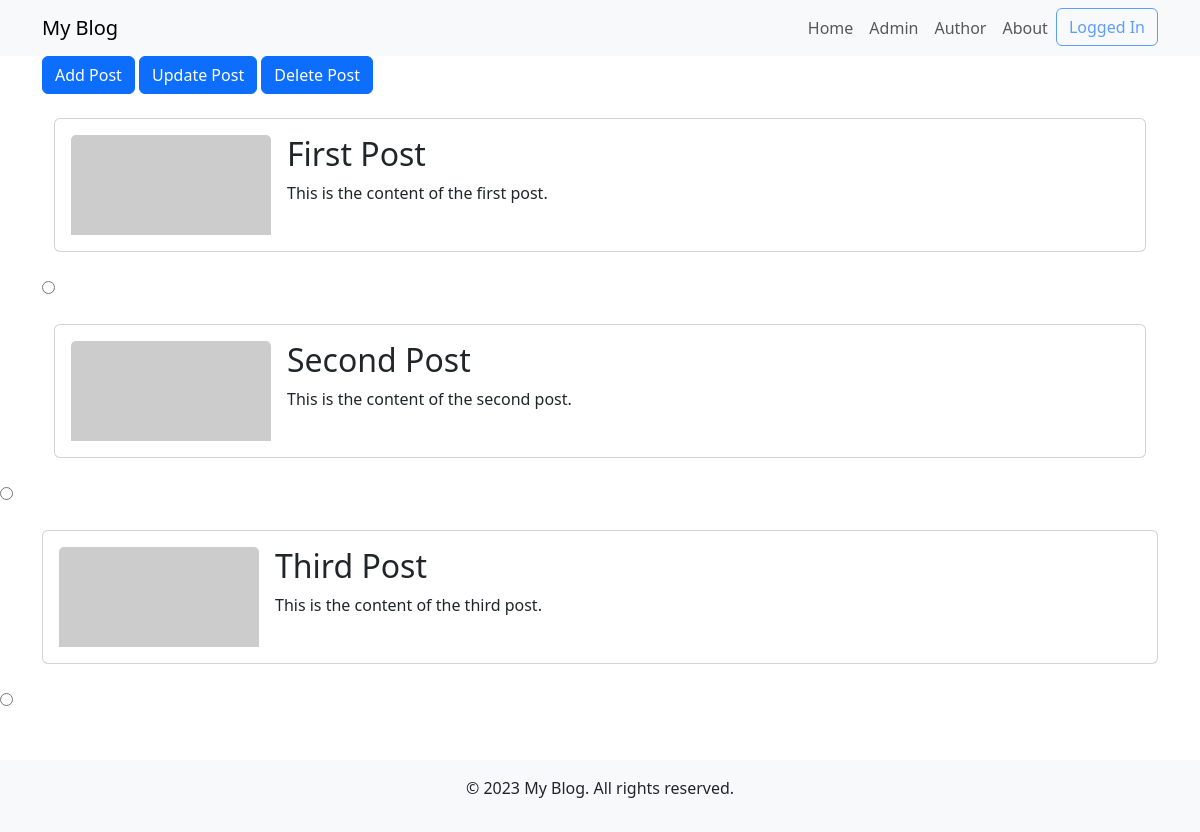
Page /controller.php?page=author (signed in) on the committed database.
### tables this page shows
CREATE TABLE posts (
    postID INT AUTO_INCREMENT PRIMARY KEY,
    title VARCHAR(255) NOT NULL,
    content TEXT NOT NULL,
    publication_date TIMESTAMP DEFAULT CURRENT_TIMESTAMP,
    userID INT,
    FOREIGN KEY (userID) REFERENCES users(userID)
);

### controller.php (called while the page is built, shortened)
<?php
    include_once "models/PostDAO.php";
    class FrontController {
        private $controllers;
        public function __construct(){
            $this->controllers = $this->loadControllers();
        }
        public function run(){
            $method = $_SERVER['REQUEST_METHOD'];
            $page = $_REQUEST['page'];
            $controller = $this->controllers[$method.$page];
            $controller = $this->securityCheck($controller);
            if($method=='GET'){
                $content=$controller->processGET();
            }
            include "template/template.php";
        }
        private function loadControllers(){
            $controllers["GET"."list"] = new UserList();
            $controllers["GET"."author"] = new PostList();
            $controllers["GET"."add"] = new UserAdd();
            $controllers["POST"."add"] = new UserAdd();
            $controllers["GET"."addpost"] = new PostAdd();
            $controllers["POST"."addpost"] = new PostAdd();
            $controllers["GET"."update"] = new UserUpdate();
            $controllers["POST"."update"] = new UserUpdate();
            $controllers["GET"."updatepost"] = new PostUpdate();
            $controllers["POST"."updatepost"] = new PostUpdate();
            $controllers["GET"."delete"] = new UserDelete();
            $controllers["POST"."delete"] = new UserDelete();
            $controllers["GET"."deletepost"] = new PostDelete();
            $controllers["POST"."deletepost"] = new PostDelete();
            $controllers["GET"."login"] = new Login();
            $controllers["POST"."login"] = new Login();
            $controllers["GET"."home"] = new Home();
            $controllers["GET"."about"] = new About();
            $controllers["GET"."posttemplate"] = new PostTemplate();
            return $controllers;
        }
        private function securityCheck($controller){
            return $controller;
        }
    }
    $controller = new FrontController();
    $controller->run();
?>

### models/Post.php (called while the page is built, shortened)
<?php
class Post {
    private $title;
    private $content;
    private $postID;
    public function setPostID($postID){
        $this->postID=$postID;
    }
    public function getPostID(){
        return $this->postID;
    }
    public function setContent($content){
        $this->content=$content;
    }
    public function getContent(){
        return $this->content;
    }
    public function setTitle($title){
        $this->title=$title;
    }
    public function getTitle(){
        return $this->title;
    }
}
?>

### models/PostDAO.php (called while the page is built, shortened)
<?php
   include_once 'Post.php';
    class PostDAO {
        public function getConnection(){
            $mysqli = new mysqli("127.0.0.1", "bloguser", "blogpass", "blogDB");
            return $mysqli;
        }
        public function getPosts(){
            $connection=$this->getConnection();
            $stmt = $connection->prepare("SELECT * FROM posts;");
            $stmt->execute();
            $result = $stmt->get_result();
            while($row = $result->fetch_assoc()){
                $post = new Post();
                $post->load($row);
                $posts[]=$post;
            }
            return $posts;
        }
    }
?>

### controllers/UserControllers.php (called while the page is built, shortened)
<?php
    include "PostDAO.php";
    class PostList implements ControllerAction{
        function processGET(){
            $postDAO = new PostDAO();
            $posts = $postDAO->getPosts();
            return "views/listPosts.php";
        }
    }
?>

### views/listPosts.php (the view, shortened to what this page needs)
<?php
   $posts = $_REQUEST['posts'];
?>
    <div class="container">
        <div class="col">
            <form action="controller.php" method="GET">
            <button class="btn btn-primary" type="submit" name="page" value="addpost">Add Post</button>
            <button class="btn btn-primary" type="submit" name="page" value="updatepost">Update Post</button>
            <button class="btn btn-primary" type="submit" name="page" value="deletepost">Delete Post</button>
                    <?php
                        if($_SESSION['isAdmin']=='TRUE'){
                            for($index=0;$index<count($posts);$index++){
                                echo "<div class=\"container mt-4\"><div class=\"card\"><div class=\"card-body\"><img src=\"https://via.placeholder.com/400x200\" class=\"card-img-top float-start me-3\" alt=\"Post Image\" style=\"width: 200px;\"><h2 class=\"card-title\">".$posts[$index]->getTitle()."</h2><p class=\"card-text\">".$posts[$index]->getContent()."</p><p class=\"card-text\"></p></div></div></div></div>";
                                    echo "<br><tr><td><input type=\"radio\" name=\"postID\" value=\"".$posts[$index]->getPostID()."\"></td>";
                            }
                        }
                    ?>

### rows in the picture
posts: title "First Post", content "This is the content of the first post."
posts: title "Second Post", content "This is the content of the second post."
posts: title "Third Post", content "This is the content of the third post."

### other values in the picture
$status "Logged In"
